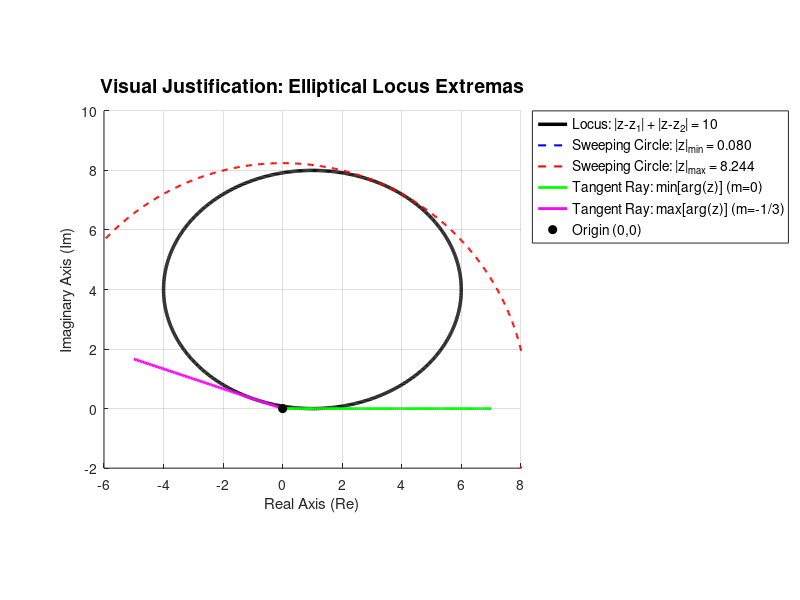

MATLAB code to generate this figure:
% FAC1004 - Geometric Extremas in the Complex Plane
% Part B: The Elliptical Locus Visual Justification

% 1. Calculate the Exact Modulus Extremas
% Using the derived quartic equation: 81x^4 + 126x^3 + 4136x^2 - 20224x + 256 = 0
p = [81, 126, 4136, -20224, 256];
x_roots = roots(p);
x_real = x_roots(imag(x_roots) == 0); % Filter for real roots only
y_real = (100 .* x_real) ./ (9 .* x_real + 16);

% Calculate Modulus |z| values
moduli = sqrt(x_real.^2 + y_real.^2);
z_min_mod = min(moduli);
z_max_mod = max(moduli);

% 2. Setup the Figure Environment
figure('Name', 'Elliptical Locus Extremas', 'Color', 'w');
hold on; grid on; axis equal;
title('Visual Justification: Elliptical Locus Extremas', 'FontSize', 14);
xlabel('Real Axis (Re)'); ylabel('Imaginary Axis (Im)');

% 3. Plot the Elliptical Locus
% Standard form: (x-1)^2 / 25 + (y-4)^2 / 16 = 1
t = linspace(0, 2*pi, 1000);
x_ellipse = 1 + 5*cos(t);
y_ellipse = 4 + 4*sin(t);
plot(x_ellipse, y_ellipse, 'k-', 'LineWidth', 2.5, 'DisplayName', 'Locus: |z-z_1| + |z-z_2| = 10');

% 4. Plot the Sweeping Circles (Modulus Extremas)
% Inner Circle (|z| min)
x_cmin = z_min_mod * cos(t);
y_cmin = z_min_mod * sin(t);
plot(x_cmin, y_cmin, 'b--', 'LineWidth', 1.5, 'DisplayName', sprintf('Sweeping Circle: |z|_{min} = %.3f', z_min_mod));

% Outer Circle (|z| max)
x_cmax = z_max_mod * cos(t);
y_cmax = z_max_mod * sin(t);
plot(x_cmax, y_cmax, 'r--', 'LineWidth', 1.5, 'DisplayName', sprintf('Sweeping Circle: |z|_{max} = %.3f', z_max_mod));

% 5. Plot the Tangent Rays (Argument Extremas)
% Ray 1: m = 0 (min arg) - Extends to the right
x_ray1 = linspace(0, 7, 100);
y_ray1 = 0 * x_ray1;
plot(x_ray1, y_ray1, 'g-', 'LineWidth', 2, 'DisplayName', 'Tangent Ray: min[arg(z)] (m=0)');

% Ray 2: m = -1/3 (max arg) - Extends to the upper-left (2nd quadrant)
x_ray2 = linspace(0, -5, 100);
y_ray2 = (-1/3) * x_ray2;
plot(x_ray2, y_ray2, 'm-', 'LineWidth', 2, 'DisplayName', 'Tangent Ray: max[arg(z)] (m=-1/3)');

% 6. Mark the Origin and Format the Plot
plot(0, 0, 'ko', 'MarkerSize', 6, 'MarkerFaceColor', 'k', 'DisplayName', 'Origin (0,0)');
legend('Location', 'northeastoutside', 'FontSize', 10);
xlim([-6, 8]);
ylim([-2, 10]);
hold off;
